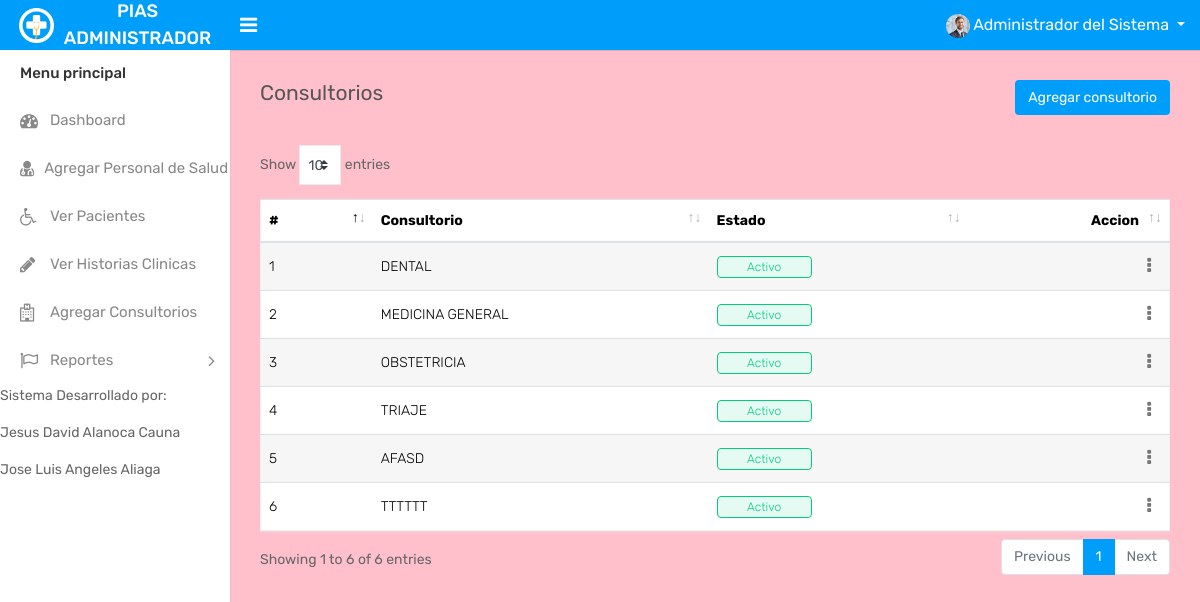
Screenshot of /admin/departments.php (signed in) with the database file from the repository.
### tables this page shows
CREATE TABLE `consultorio` (
  `idconsultorio` int(11) NOT NULL AUTO_INCREMENT,
  `consultorio` varchar(200) NOT NULL,
  `descripcion` varchar(255) NOT NULL,
  `status` tinyint(1) DEFAULT NULL,
  PRIMARY KEY (`idconsultorio`)
);

### model/Conexion.php (called while the page is built, shortened)
<?php
class Conexion
{
	private $conn;
	function __construct()
	{
	    $host = "localhost";
        $user = "usuario";
        $pass = "archivo123$";
        $db   = "hospital";
        $this->conn = new mysqli($host, $user, $pass, $db);
        return $this->conn;
	}
    public function ConsultaCon($sql)
    {
        if(!$result = $this->conn->query($sql)){
            echo "Error: ".mysqli_error($this->conn);
            return false;
            exit();
        }
        return $result;
    }
}

### model/consultorio.model.php (called while the page is built, shortened)
<?php
require_once "Conexion.php";
class Consultorio
{
	private $conn;
	function __construct()
	{
		$this->conn = new Conexion();
		return $this->conn;
	}
	function Buscartodos()
	{
		$sql = "SELECT * FROM consultorio;";
		$data = $this->conn->ConsultaCon($sql);
		return $data;
	}
}

### admin/departments.php (the view, shortened to what this page needs)
<?php
if(isset($_SESSION['administrator']))
{
include "header.php";
require "../model/consultorio.model.php";
$consultorio = new Consultorio();
$data = $consultorio->Buscartodos();
 ?>
        <div class="page-wrapper">
            <div class="content">
                <div class="row">
                    <div class="col-sm-5 col-5">
                        <h4 class="page-title">Consultorios</h4>
                    </div>
                    <div class="col-sm-7 col-7 text-right m-b-30">
                        <a href="add-department.php" class="btn btn-primary">Agregar consultorio</a>
                    </div>
                </div>
                <div class="row">
                    <div class="col-md-12">
                        <div class="table-responsive">
                            <table class="table table-striped custom-table mb-0 datatable">
                                <thead>
                                    <tr>
                                        <th>#</th>
                                        <th>Consultorio</th>
                                        <th>Estado</th>
                                        <th class="text-right">Accion</th>
                                    </tr>
                                </thead>
                                <tbody>
                                <?php
                                    $i =1;
                                    while($fila = $data->fetch_array(MYSQLI_ASSOC)){
                                ?>
                                    <tr>
                                        <td><?php echo $i;?></td>
                                        <td><?php $fila['idconsultorio']; echo $fila['consultorio']?></td>
										<td>
                                            <?php
                                                if($fila['status'] ==1)
                                                {
                                            ?>
                                                <span class="custom-badge status-green">Activo</span></td>
                                                <td class="text-right">
                                                    <div class="dropdown dropdown-action">
                                                        <a href="#" class="action-icon dropdown-toggle" data-toggle="dropdown" aria-expanded="false"><i class="fa fa-ellipsis-v"></i></a>
                                                    </div>
                                                </td>
                                            <?php
                                                }
                                                $i++;
                                    }
                                            ?>
                                    </tr>
                                </tbody>
                            </table>
                        </div>
                    </div>
                </div>
            </div>
        </div>
    </div>
<?php
}else{
    header("Location: ../index.html");
}
?>

### rows the page displays
consultorio: consultorio "DENTAL"
consultorio: consultorio "MEDICINA GENERAL"
consultorio: consultorio "OBSTETRICIA"
consultorio: consultorio "TRIAJE"
consultorio: consultorio "AFASD"
consultorio: consultorio "TTTTTT"
